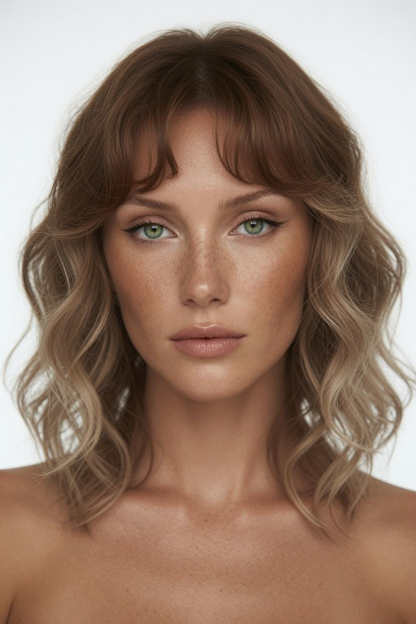
#> input picture skill_tree/skills/claim-runtime/references/modules/curator/visual_identities/shauna/images/archives/pre_heat_cleanup/heat_escalation/01_heat1_muted.jpg, 832 x 1248 px (shown at 1/2 size)
$ python contact_sheet.py --src ../../claim-runtime/references/modules/curator/visual_identities/shauna/images/archives/pre_heat_cleanup/heat_escalation/01_heat1_muted.jpg
#> lines starting #> are read from the running program, lines starting #| are printed output that depends on the picture
#!/usr/bin/env python3
"""IP-WQ-170 contact-sheet rescue. Grid of kept JPEGs so ANDROID can see a set.
Does not mint. Does not replace the lake triples.
"""
from __future__ import annotations

import argparse
import json
from pathlib import Path

try:
    from PIL import Image
except ImportError:
    Image = None


def sheet(paths: list[Path], dest: Path, cell: int = 256) -> dict:
#> called with cell = 256
    dest.parent.mkdir(parents=True, exist_ok=True)
    files = [p for p in paths if p.exists()]
    if not files:
        return {"ok": False, "error": "no jpegs"}
    if Image is None:
        return {"ok": False, "error": "no PIL"}
    n = len(files)
    cols = min(4, n)
    rows = (n + cols - 1) // cols
    canvas = Image.new("RGB", (cols * cell, rows * cell), (12, 16, 28))
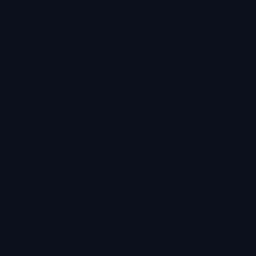
#> canvas: PIL image 256x256 RGB; mean R, G, B 12, 16, 28
    for i, p in enumerate(files):
        with Image.open(p) as im:
#> im is the input picture: PIL image 832x1248 RGB; mean R, G, B 150.1, 124.7, 108.8
            im = im.convert("RGB")
            im.thumbnail((cell, cell))
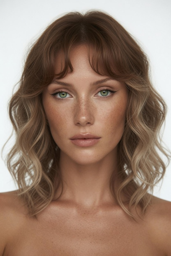
#> im: PIL image 171x256 RGB; mean R, G, B 150.2, 124.8, 108.9
            x = (i % cols) * cell + (cell - im.size[0]) // 2
#> x = 42
            y = (i // cols) * cell + (cell - im.size[1]) // 2
#> y = 0
            canvas.paste(im, (x, y))
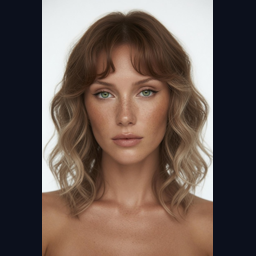
#> canvas: PIL image 256x256 RGB; mean R, G, B 104.3, 88.7, 82.1
    canvas.save(dest, quality=88)
    return {"ok": True, "dest": str(dest), "n": n, "ticket": "IP-WQ-170"}


def main() -> int:
    p = argparse.ArgumentParser()
    p.add_argument("--src", action="append", required=True)
    p.add_argument("--dest", default="")
    p.add_argument("--out", default="")
    p.add_argument("--cap", type=int, default=4)
    args = p.parse_args()
    dest = Path(args.dest or args.out or "/tmp/contact-sheet.jpg")
    paths = []
    for s in args.src:
        sp = Path(s)
        if sp.is_dir():
            pics = sorted(sp.glob("*.jpg")) + sorted(sp.glob("*.png"))
            paths.extend(pics[: args.cap])
        else:
            paths.append(sp)
    out = sheet(paths[: args.cap], dest)
    print(json.dumps(out, indent=2))
    return 0 if out.get("ok") else 2


if __name__ == "__main__":
    raise SystemExit(main())
#> (the program exits here)
